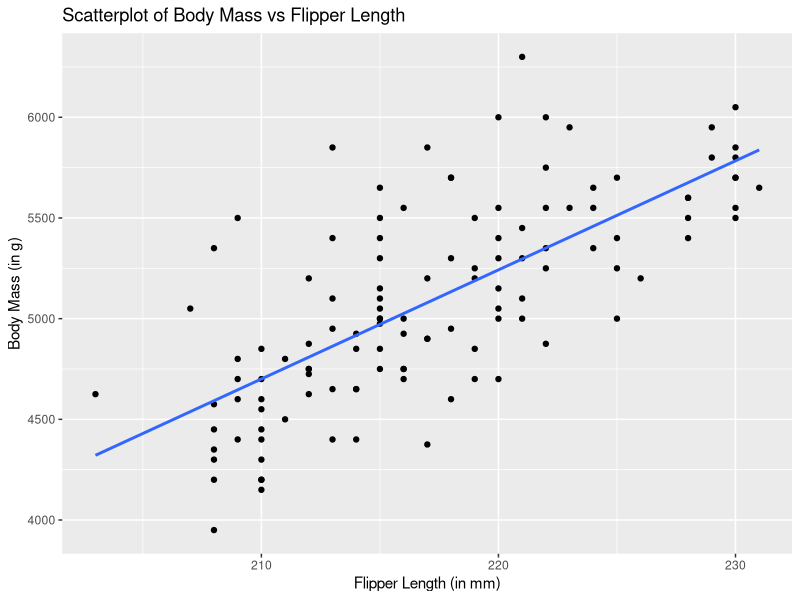

The R source for this figure:
## ---- chunk 1
knitr::opts_chunk$set(echo = TRUE)
## ---- chunk 2
library(ggplot2)
## ---- chunk 3
gentoo <- read.csv("gentoo.csv")
## ---- chunk 4
head(gentoo)
## ---- chunk 5
ggplot(data = gentoo, aes(x = flipper_length_mm, y = body_mass_g)) + 
  
  geom_point() + 
  
  geom_smooth(method = "lm", formula = y ~ x, se = FALSE) +
  
  labs(title = "Scatterplot of Body Mass vs Flipper Length",
       x = "Flipper Length (in mm)",
       y = "Body Mass (in g)")
## ---- chunk 6
cor(gentoo$flipper_length_mm, gentoo$body_mass_g)
## ---- chunk 7
lm_gentoo <- lm(body_mass_g ~ flipper_length_mm, data = gentoo)
## ---- chunk 8
summary(lm_gentoo)
## ---- chunk 9
summary(lm_gentoo)
## ---- chunk 10
confint(lm_gentoo, level = 0.95)
## ---- chunk 11
summary(lm_gentoo)
